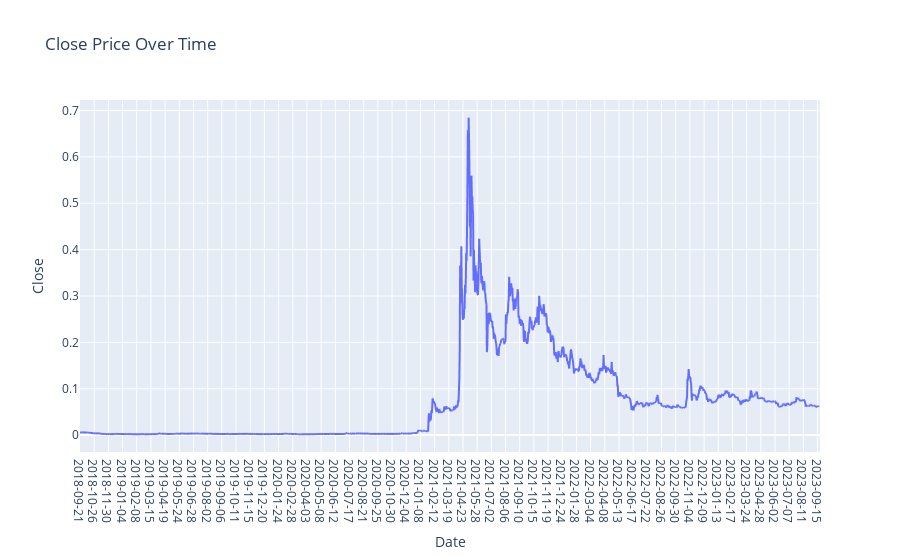

The code cell stored with this chart in its notebook:
### Markdown cell above
## iv) Graph for Close Column Values

### Code cell
plt.figure(figsize=(14, 6))
fig = px.line(DOGE.Close,x=DOGE.Date, y='Close', labels={'x': 'Date', 'y': 'Price'}, title='Close Price Over Time')
fig.update_xaxes(type='category')  # Ensure the x-axis treats the index as categorical (date)
fig.show()

### Figure 1 — Plotly figure (JSON) as saved in the notebook; plotly's stock layout.template omitted (floating-point values rounded to 4 significant figures; data arrays with more than 128 entries replaced by an {"elided": "..."} marker saying what was removed)
{"data": [{"hovertemplate": "Date=%{x}<br>Close=%{y}<extra></extra>", "legendgroup": "", "line": {"color": "#636efa", "dash": "solid"}, "marker": {"symbol": "circle"}, "mode": "lines", "name": "", "showlegend": false, "type": "scattergl", "x": {"elided": "1827 str values"}, "xaxis": "x", "y": {"elided": "1827 float values"}, "yaxis": "y"}], "layout": {"legend": {"tracegroupgap": 0}, "title": {"text": "Close Price Over Time"}, "xaxis": {"anchor": "y", "domain": [0, 1], "title": {"text": "Date"}, "type": "category"}, "yaxis": {"anchor": "x", "domain": [0, 1], "title": {"text": "Close"}}}}
